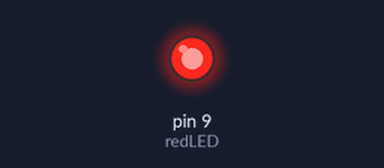
A sketch run on a simulated Arduino Uno, built with avr-gcc and run on an emulated ATmega328P. Shown: output pins drawn as LEDs (lit = HIGH).

Above: at 0.5 s.
At 5.0 s:
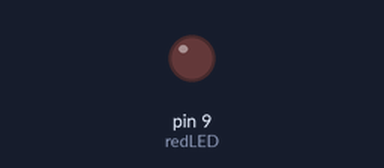
Timing chart, 0 to 6.9 s (numbered marks = the images above):
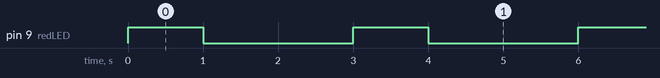

Measured:
- by itself, pin 9 (redLED): alternates HIGH for 1.0 s and LOW for 2.0 s

The sketch:

blueAndRed_led_circuitBld.ino
```cpp
int redLED = 9;
int blueLED = 8;
int onTime = 1000;
int offTime = 500; // plus name vars something useful
void setup() {
  // this is setting the pin Moodes
  pinMode ( redLED,OUTPUT);
}
void loop() {
  digitalWrite(redLED,HIGH);
  delay(onTime);
  digitalWrite(redLED,LOW);
  delay(offTime);
  digitalWrite(blueLED, HIGH);
  delay(onTime);
  digitalWrite(blueLED, LOW);
  delay(offTime);
}
```
